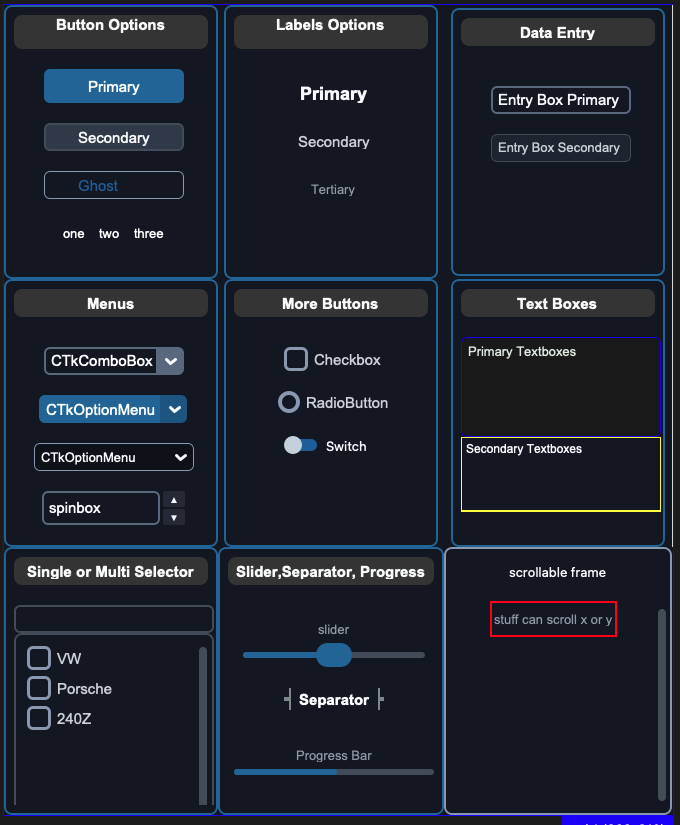
#> input picture docs/src/images/PeriodicTableofWidgets_Dark.png, 680 x 825 px, found by its file name; its folder holds 4 pictures in this run
$ python resizer.py
#> lines starting #> are read from the running program, lines starting #| are printed output that depends on the picture
import os
from PIL import Image

# ==========================================
# CONFIGURATION
# ==========================================
MAX_SIZE = 325  # Change this value to adjust the maximum allowed dimension
TARGET_DIRECTORY = "../Docs/src/images/"  # Folder to process ('.' means current directory)
# ==========================================


def resize_png_images(directory, max_dimension):
    # Ensure the directory path exists
#> called with directory = '../Docs/src/images/', max_dimension = 325
    if not os.path.exists(directory):
        print(f"Error: The directory '{directory}' does not exist.")
        return

    # Loop through all files in the given directory
    for filename in os.listdir(directory):
        if filename.lower().endswith(".png"):
            file_path = os.path.join(directory, filename)

            try:
                with Image.open(file_path) as img:
#> img is the input picture: PIL image 680x825 RGBA; mean R, G, B, A 30.2, 36.1, 49, 255
                    width, height = img.size
#> width = 680; height = 825

                    # Check if either dimension is larger than the max allowed size
                    if width > max_dimension :
                        # Calculate new dimensions while maintaining aspect ratio
                        if width > height:
                            new_width = max_dimension
                            new_height = int((max_dimension / width) * height)
                        else:
                            new_height = max_dimension
                            new_width = int((max_dimension / height) * width)
#> new_width = 267

                        # Resize the image using high-quality resampling
                        resized_img = img.resize(
                            (new_width, new_height), Image.Resampling.LANCZOS
                        )
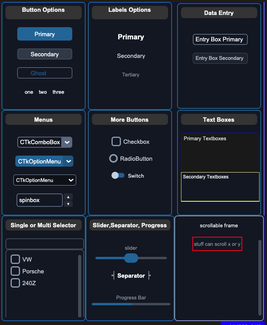
#> resized_img: PIL image 267x325 RGBA; mean R, G, B, A 30.2, 36.1, 49, 255

                        # Generate the new filename: originalname-XxY.png
                        name_without_ext, _ = os.path.splitext(filename)
                        new_filename = (
                            f"{name_without_ext}-{new_width}x{new_height}.png"
                        )
                        new_file_path = os.path.join(directory, new_filename)

                        # Save the resized image
                        resized_img.save(new_file_path)
                        print(f"Resized: '{filename}' -> '{new_filename}'")
#| Resized: 'PeriodicTableofWidgets_Dark.png' -> 'PeriodicTableofWidgets_Dark-267x325.png'
                    else:
                        print(
                            f"Skipped: '{filename}' (Within bounds: {width}x{height})"
                        )

            except Exception as e:
                print(f"Could not process {filename}: {e}")
#> pass 2 of the loop in resize_png_images, `for filename in os.listdir(directory):`:
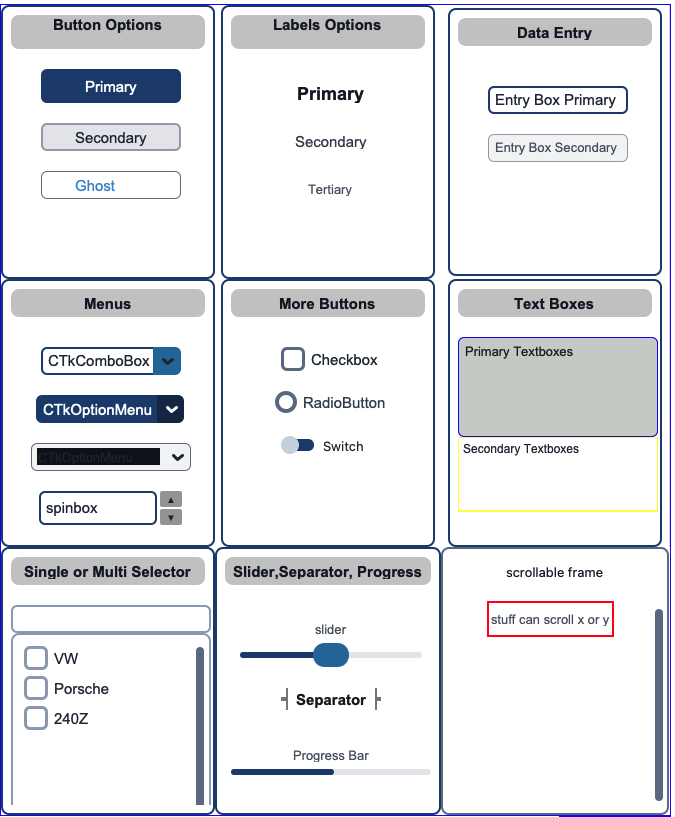
#> input picture docs/src/images/PeriodicTableofWidgets_Light.png, 675 x 817 px, found by its file name
#> in resize_png_images, img is the input picture: PIL image 675x817 RGBA; mean R, G, B, A 226.9, 228.7, 233, 255
#> in resize_png_images, `resized_img = img.resize( (new_width, new_height), Image.Resampling.LA..`:
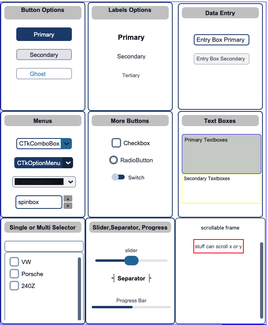
#> resized_img: PIL image 268x325 RGBA; mean R, G, B, A 225.7, 227.6, 232.1, 255
#| Resized: 'PeriodicTableofWidgets_Light.png' -> 'PeriodicTableofWidgets_Light-268x325.png'


# Run the program
if __name__ == "__main__":
    resize_png_images(TARGET_DIRECTORY, MAX_SIZE)
